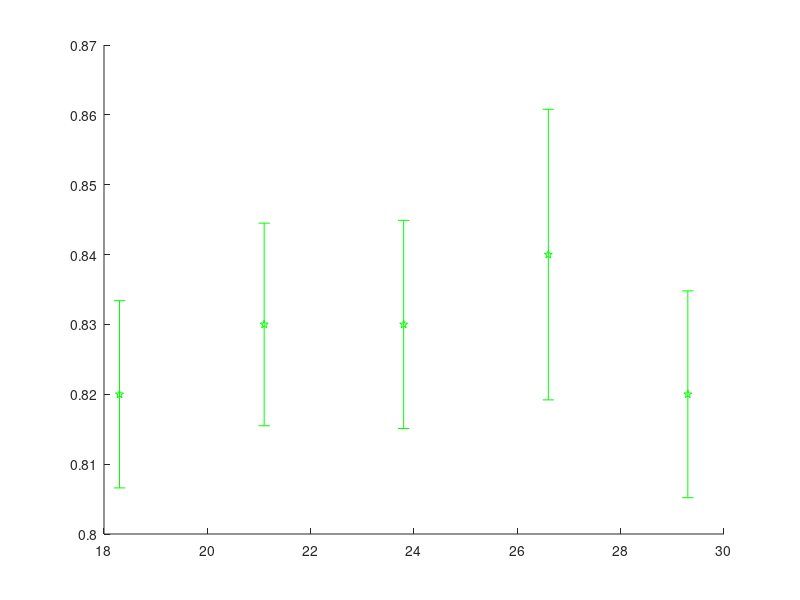

Source code (MATLAB): (Note: this script raises an error after producing the figure.)
% C:\Users\tjhall\Box Sync\QIBA\BC_SWS\CIRS Phantonm SWS v Temperature
tempC = [18.3 21.1 23.8 26.6 29.3];

E2348_1 = [1.85 1.80 1.77 1.76 1.73];
E2348_1std = [0.0822 0.0576 0.0964 0.0614 0.0656];

E2348_2 = [2.46 2.50 2.33 2.26 2.33];
E2348_2std = [0.141 0.196 0.195 0.0787 0.0635];

E2348_3 = [2.84 2.91 2.74 2.80 2.65];
E2348_3std = [0.281 0.222 0.180 0.247 0.215];

E1786_9 = [0.82 0.83 0.83 0.84 0.82];
E1786_9std = [0.0134 0.0145 0.0149 0.0208 0.0148];

figure; errorbar(tempC,E1786_9,E1786_9std,'pg','MarkerFaceColor','g'); hold on

errorbar(tempC,E2348_1,E2348_1std,'sk','MarkerFaceColor','k');
errorbar(tempC,E2348_2,E2348_2std,'db','MarkerFaceColor','b'); 
errorbar(tempC,E2348_3,E2348_3std,'or','MarkerFaceColor','r'); 
 
temp_C = 18:1:30;
[p1,S1] = polyfit(tempC,E2348_1,1); %p1(1) = -0.0102; p1(2) = 2.0246
plot(temp_C,p1(1)*temp_C+p1(2),'k','linewidth',2);
[p2,S2] = polyfit(tempC,E2348_2,1); %p2(1) = -0.0102; p2(2) = 2.0246
plot(temp_C,p2(1)*temp_C+p2(2),'b','linewidth',2);
[p3,S3] = polyfit(tempC,E2348_3,1); %p3(1) = -0.0102; p3(2) = 2.0246
plot(temp_C,p3(1)*temp_C+p3(2),'r','linewidth',2);
[p9,S9] = polyfit(tempC,E1786_9,1); %p9(1) = 0.0004; p9(2) = 0.8191
plot(temp_C,p9(1)*temp_C+p9(2),'g','linewidth',2);


set(gca,'FontSize',16)
xlabel('Temperature (Celsius)','FontSize',16)
ylabel('SWS (m/s)','FontSize',16)

legend('E1786-9','E2348-1','E2348-2','E2348-3','location','northeast')

title('QIBA Phase II Phantoms')












